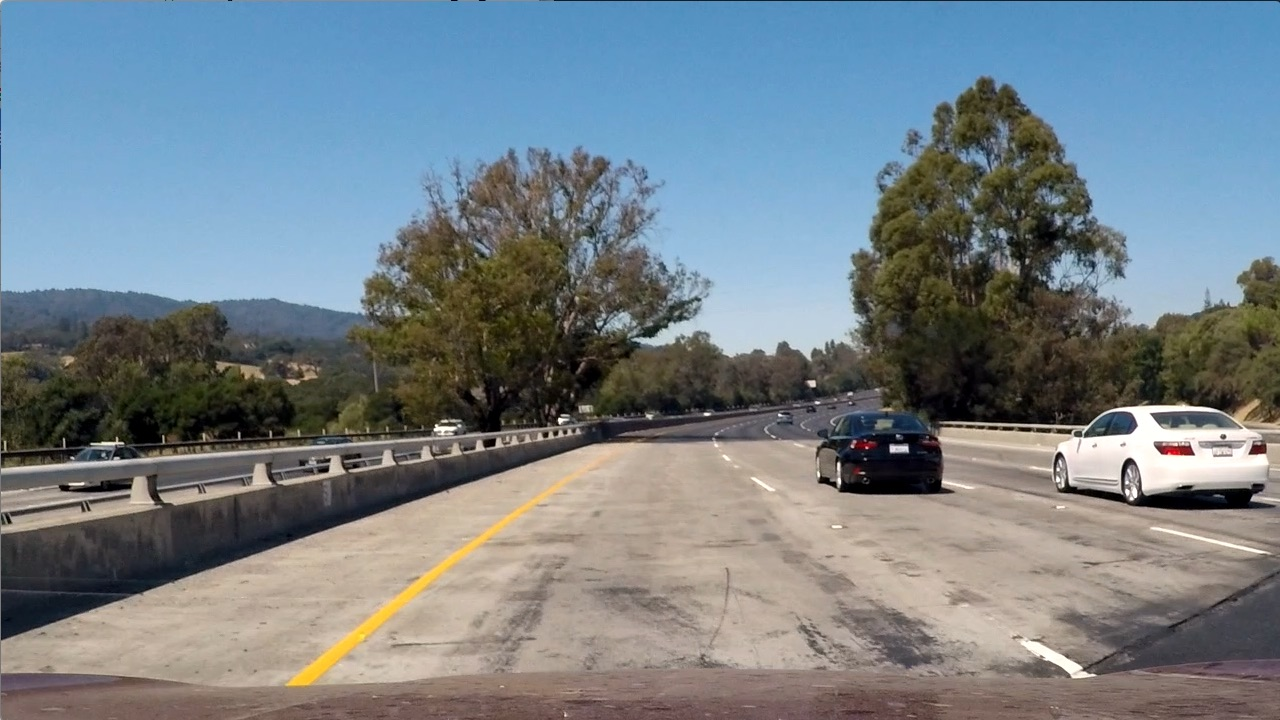
#> input picture test_images/test1.jpg, 1280 x 720 px
$ jupyter execute --allow-errors 'Advanced Lane Detection.ipynb'   (shell and % lines are left out)   (older library calls are emulated)
#> lines starting #> are read from the running program, lines starting #| are printed output that depends on the picture
Scope of Project:

1. Camera Calibration
2. Distortion Correction
3. Color and Gradient Threshold
4. Perspective Transform
5. Detect Lane Lines
6. Determine Lane Curvature
7. Impose Lane Boundaries on Original Image
8. Output Visual Display of Lane Boundaries and Numerical Estimation of Lane Curvature and Vehicle Position

### Import Modules

[cell 1]
import numpy as np
import cv2
import matplotlib.pyplot as plt
import matplotlib.image as mpimg
import glob2
from moviepy.editor import VideoFileClip
import math
# For cordinate isolation
#%matplotlib qt

### Global Variables and Classes

[cell 2]
class Error(Exception):
    pass

global polygon, area

### 1. Camera Calibration

[cell 3]
## Compute camera calibration matrix and distortion coefficients.

def camera_Calibraton(directory, filename, nx, ny, img_size):
    objp = np.zeros((nx*ny,3), np.float32)
    objp[:,:2] = np.mgrid[0:nx, 0:ny].T.reshape(-1,2)

    objpoints = []
    imgpoints = []

    # Image List
    images = glob2.glob('./'+directory+'/'+filename+'*'+'.jpg')

    # Step through the list and search for chessboard corners
    for idx, fname in enumerate(images):
        img = cv2.imread(fname)
        gray = cv2.cvtColor(img, cv2.COLOR_BGR2GRAY)

        # Find the chessboard corners
        ret, corners = cv2.findChessboardCorners(gray, (nx, ny), None)

        # If found, add object points, image points
        if ret == True:
            objpoints.append(objp)
            imgpoints.append(corners)

    if (len(objpoints) == 0 or len(imgpoints) == 0):
        raise Error("Calibration Failed")

    ret, mtx, dist, rvecs, tvecs = cv2.calibrateCamera(objpoints, imgpoints, img_size, None, None)

    return mtx, dist

### 2. Distortion Correction

[cell 4]
def undistort(image, mtx, dist):
    image = cv2.undistort(image, mtx, dist, None, mtx)
    return image

#### Test Image Distortion

#> (a cell that did not finish here is left out)

### 3. Color and Gradient Threshold

[cell 6]
# [80 lines left out: functions abs_sobel_thresh, mag_thresh, dir_threshold, channel_Isolate, not called in this run]

def threshold_Channel(channel,thresh):
    retval, binary = cv2.threshold(channel.astype('uint8'), thresh[0], thresh[1], cv2.THRESH_BINARY)
    return binary

### 4. Perspective Transform

[cell 7]
# [4 lines left out: function transform, not called in this run]

### 5. Detect Lane Lines

[cell 8]
# [62 lines left out: function find_lines, not called in this run]

### 6. Determine Lane Curvature

[cell 9]
# [14 lines left out: function lane_curve, not called in this run]

### 7. Impose Lane Boundaries on Original Image

[cell 10]
# [40 lines left out: function impose_Lane_Area, not called in this run]

### Image Pipeline

[cell 11]
# [223 lines left out: function pipeline, not called in this run]

### Test

[cell 12]
# Parameters
directory = 'camera_cal'
filename = 'calibration'
nx = 9
ny = 6
cal_img_size = (720, 1280)

# Run 1  (Run once to save time)
#> (the rest of this cell did not finish here and is left out)


[cell 13]
# Establish Inital Frame Count
frame_count = 10
polygon_points_old = None
IMAGE = True
last = ["i","i","i","i"]

# Read In Data Project Video
image_1 = mpimg.imread("./test_images/test1.jpg")
#> image_1 is the input picture: shape (720, 1280, 3); mean R, G, B 117.5, 128.7, 135.5
image_2 = mpimg.imread("./test_images/test2.jpg")
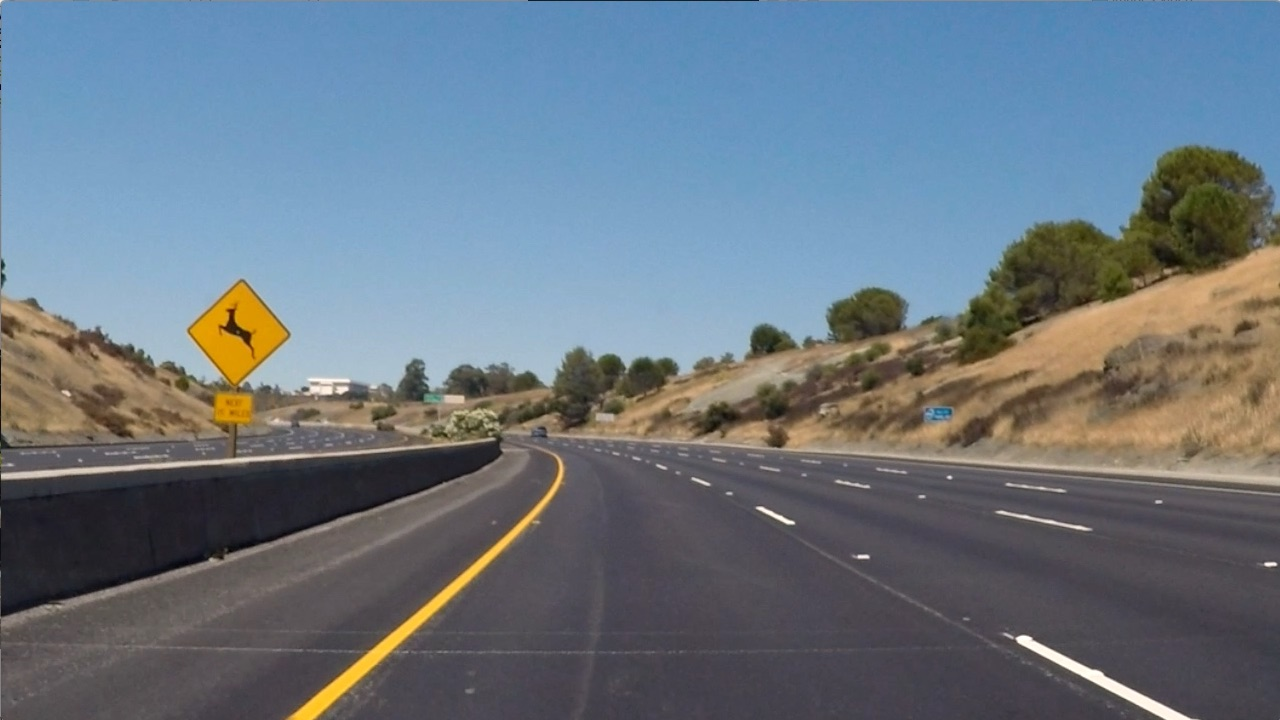
#> input picture test_images/test2.jpg, 1280 x 720 px
#> image_2 is the input picture: shape (720, 1280, 3); mean R, G, B 106.7, 118.8, 129.6
image_3 = mpimg.imread("./test_images/test3.jpg")
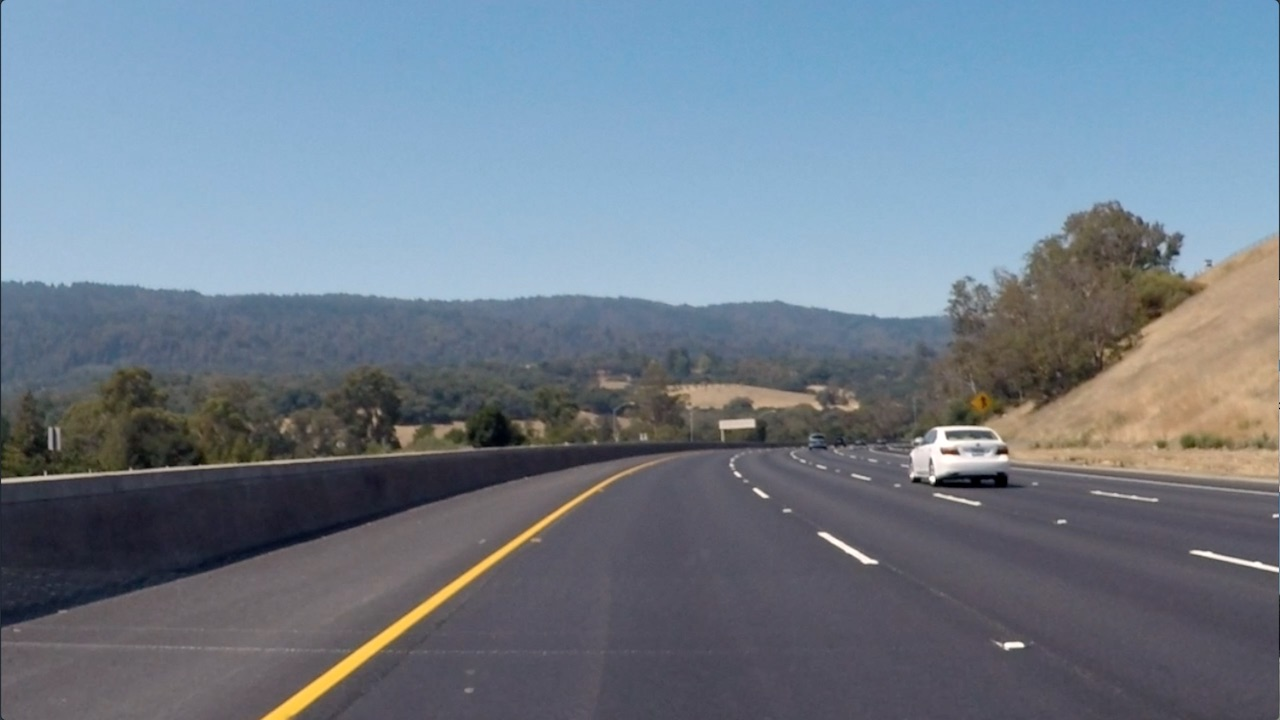
#> input picture test_images/test3.jpg, 1280 x 720 px
#> image_3 is the input picture: shape (720, 1280, 3); mean R, G, B 112.1, 125, 138.7
#> (the rest of this cell did not finish here and is left out)
